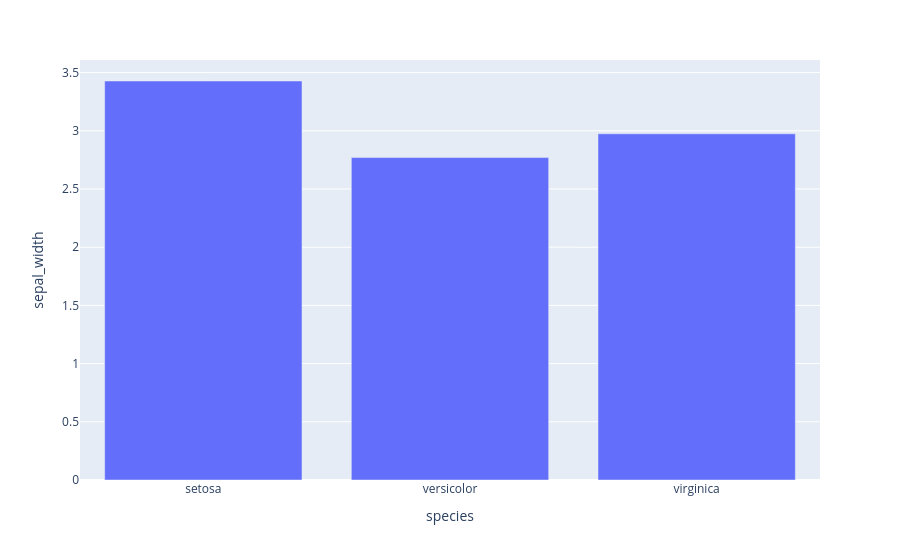

The notebook cell this image was saved under:
### Code cell
# in the above we see we have bars divided into pieces based on the species but we know that the bars shows on average 
# values of  the species
df_bar=df.groupby('species').mean().reset_index()
fig_3=px.bar(df_bar,x='species',y='sepal_width')
fig_3.show()

### Figure 1 — Plotly figure (JSON) as saved in the notebook; plotly's stock layout.template omitted (floating-point values rounded to 4 significant figures)
{"data": [{"hovertemplate": "species=%{x}<br>sepal_width=%{y}<extra></extra>", "legendgroup": "", "marker": {"color": "#636efa", "pattern": {"shape": ""}}, "name": "", "orientation": "v", "showlegend": false, "textposition": "auto", "type": "bar", "x": ["setosa", "versicolor", "virginica"], "xaxis": "x", "y": [3.428, 2.77, 2.974], "yaxis": "y"}], "layout": {"barmode": "relative", "legend": {"tracegroupgap": 0}, "margin": {"t": 60}, "xaxis": {"anchor": "y", "domain": [0, 1], "title": {"text": "species"}}, "yaxis": {"anchor": "x", "domain": [0, 1], "title": {"text": "sepal_width"}}}}
